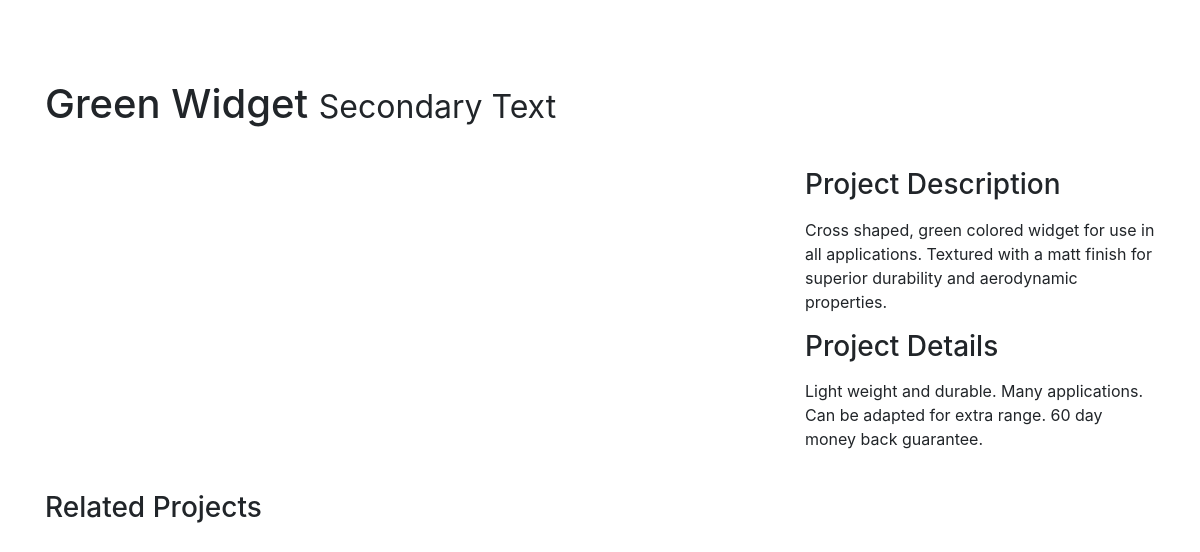
The page /detail/green-widget/ on the database its author committed.
### widget/models.py (models this page shows)
class Widget(models.Model):
    name = models.CharField(max_length=100)
    slug = models.SlugField(max_length=100)
    description = models.TextField(max_length=200)
    features = models.TextField(max_length=200)
    mainPicBig = models.CharField(max_length=100)
    mainPicSmall = models.CharField(max_length=100)
    detailPicBig = models.CharField(max_length=100)
    detailPicSmall = models.CharField(max_length=100)

### widget/views.py (the view)
# urls.py: path("detail/<slug>/", views.detail, name='detail'),
def detail(request, slug):
    widget = Widget.objects.get(slug=slug)
    return render(request, "widget/detail.html", {'widget':widget})

### widget/templates/widget/detail.html (shortened to what this page needs)
{%extends 'base.html'%}
{%block content%}
<div class="container">
    <h1 class="my-4">{{widget.name}}
        <small>Secondary Text</small>
    </h1>
    <div class="row">
        <div class="col-md-8">
        </div>
        <div class="col-md-4">
            <h3 class="my-3">Project Description</h3>
            <p>{{widget.description}}</p>
            <h3 class="my-3">Project Details</h3>
            <p>{{widget.features}}</p>
        </div>
    </div>
    <h3 class="my-4">Related Projects</h3>
</div>
{%endblock%}

### static/css/shop-homepage.css (style rules this page uses)
body { padding-top: 56px; }

### rows shown on the page
Widget: name "Green Widget", description "Cross shaped, green colored widget for use in all applications. Textured with a matt finish for superior durability and aerodynamic properties.", features "Light weight and durable. Many applications. Can be adapted for extra range. 60 day money back guarantee."
